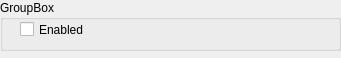
<?xml version="1.0" encoding="UTF-8"?>
<ui version="4.0">
 <class>EffectPreferences</class>
 <widget class="QWidget" name="EffectPreferences">
  <property name="geometry">
   <rect>
    <x>0</x>
    <y>0</y>
    <width>341</width>
    <height>58</height>
   </rect>
  </property>
  <property name="sizePolicy">
   <sizepolicy hsizetype="Preferred" vsizetype="Fixed">
    <horstretch>0</horstretch>
    <verstretch>0</verstretch>
   </sizepolicy>
  </property>
  <property name="windowTitle">
   <string>Form</string>
  </property>
  <widget class="QGroupBox" name="groupBox">
   <property name="geometry">
    <rect>
     <x>0</x>
     <y>0</y>
     <width>341</width>
     <height>51</height>
    </rect>
   </property>
   <property name="sizePolicy">
    <sizepolicy hsizetype="Preferred" vsizetype="Preferred">
     <horstretch>0</horstretch>
     <verstretch>0</verstretch>
    </sizepolicy>
   </property>
   <property name="title">
    <string>GroupBox</string>
   </property>
   <widget class="QCheckBox" name="enabledCheckBox">
    <property name="geometry">
     <rect>
      <x>20</x>
      <y>20</y>
      <width>85</width>
      <height>19</height>
     </rect>
    </property>
    <property name="text">
     <string>Enabled</string>
    </property>
   </widget>
  </widget>
 </widget>
 <resources/>
 <connections/>
</ui>
